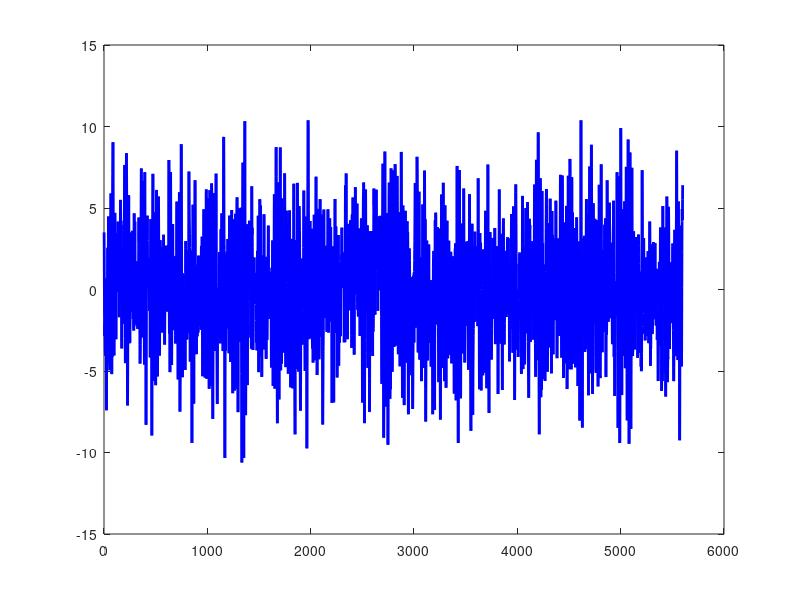

The MATLAB source for this figure: (Note: this script raises an error after producing the figure.)
% Load the signals
load domi_trend_fil;
load colored_signal_2area.mat;

% Create a figure for comparison
figure;

% Plot the original signal (x_sig) in blue
plot(domi_trend_fil, 'b', 'LineWidth', 2);
hold on;

% Plot the colored signal (colored_signal_2area) in red with transparency
plot(colored_signal_2area, 'r', 'LineWidth', 2, 'LineStyle', '--', 'Marker', 'o', 'MarkerSize', 5, 'MarkerEdgeColor', 'r', 'MarkerFaceColor', 'r', 'Color', [1, 0, 0, 0.5]);

% Add labels and title
xlabel('Sample Index');
ylabel('Amplitude');
title('Comparison of Signals');

% Add legend
legend('Original Signal (x\_sig)', 'Colored Signal (colored\_signal\_2area)');

% Display the grid for better visualization
grid on;

% Hold off to stop adding elements to the current plot
hold off;
